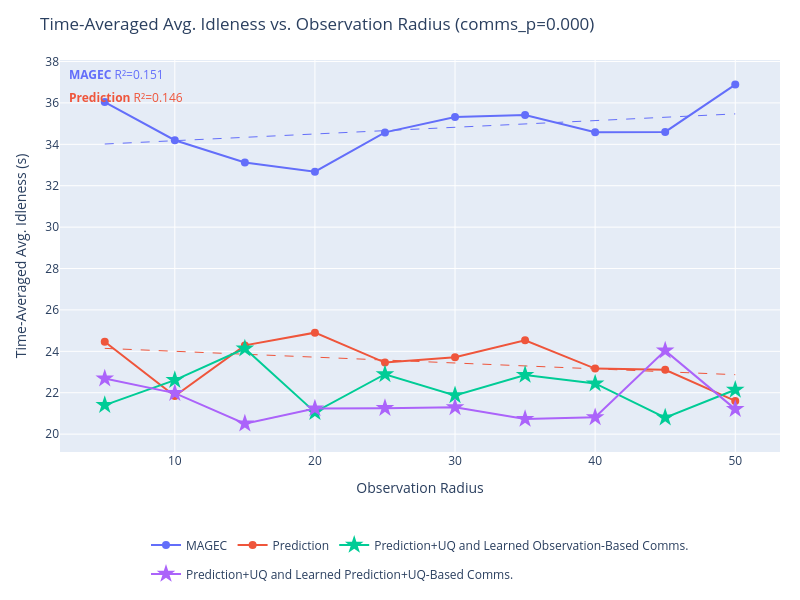
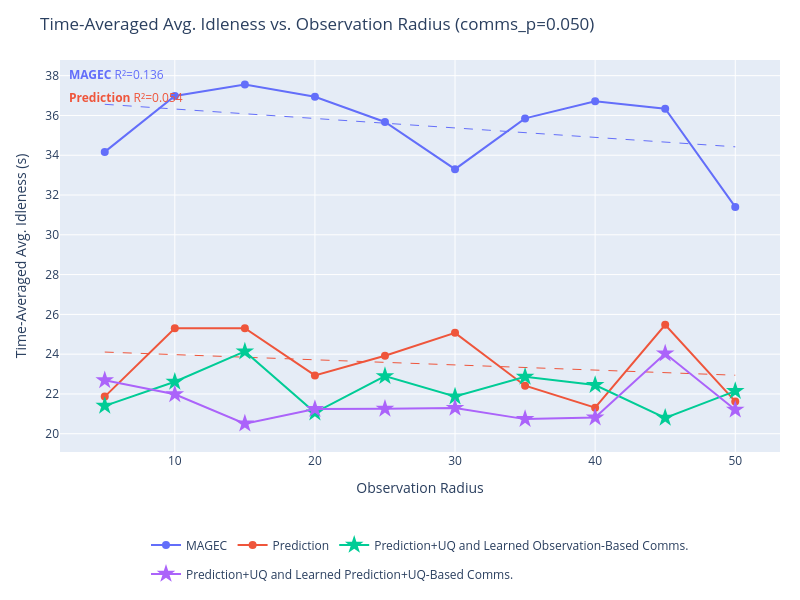
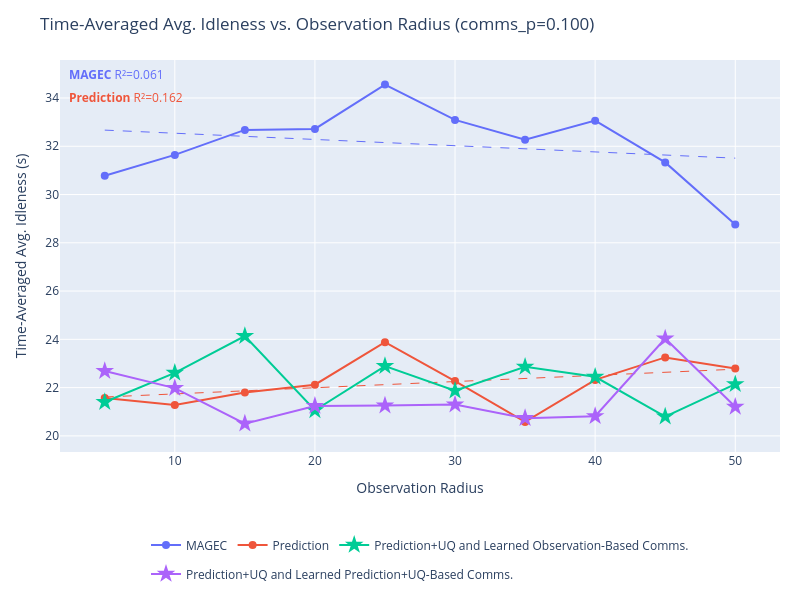
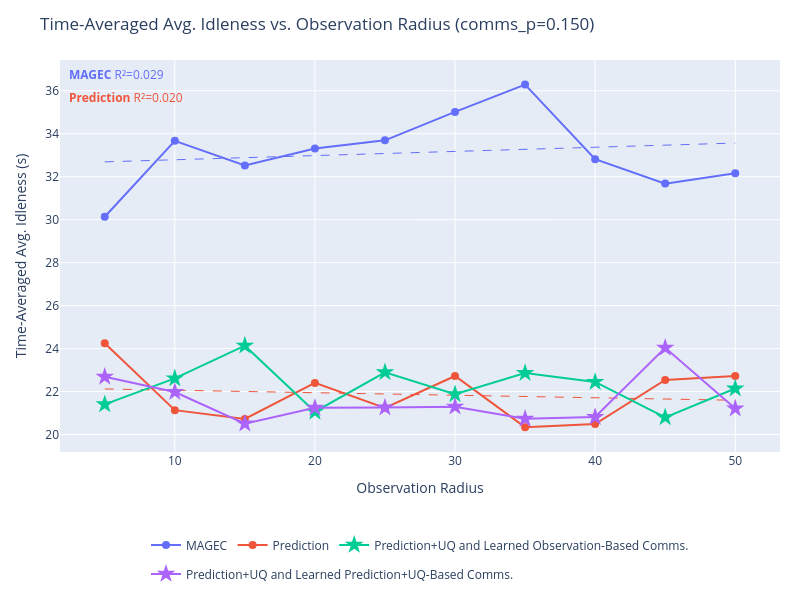

Notebook source saved alongside these figures, in order:
### Markdown cell above
## Idleness vs. Observation Radius

### Code cell
import plotly.graph_objects as go
import plotly.express as px
import numpy as np

# SERIES_TO_PLOT = {"Learned Comms. + Prediction + UQ", "MAGEC"}
SERIES_TO_PLOT = None # Plot all

series_colors = {s: c for s, c in zip(output, px.colors.qualitative.Plotly)}


def get_requests(data):
    """Total communication requests per episode (mean over episodes)."""
    r = np.array(data['communication']['requests_made'][...])
    return float(np.mean(r.reshape(r.shape[0], -1).sum(axis=1)))


def get_idleness_mean(data):
    """Time-averaged avg. idleness, mean over episodes."""
    return float(np.mean(data['avg_idleness']))


def fit_ols_trendline(xs, ys):
    """
    Fit an OLS linear trendline y = a*x + b.
    Returns (x_smooth, y_smooth, r2).
    """
    xs, ys = np.array(xs, dtype=float), np.array(ys, dtype=float)
    coeffs = np.polyfit(xs, ys, 1)
    x_smooth = np.linspace(xs.min(), xs.max(), 200)
    y_smooth = np.polyval(coeffs, x_smooth)
    y_pred = np.polyval(coeffs, xs)
    ss_res = np.sum((ys - y_pred) ** 2)
    ss_tot = np.sum((ys - ys.mean()) ** 2)
    r2 = 1.0 - ss_res / ss_tot if ss_tot > 0 else float('nan')
    return x_smooth, y_smooth, r2


for comms_p in comms_probabilities:
    fig = go.Figure()
    r2_annotations = []

    for series in output:
        if SERIES_TO_PLOT is not None and series not in SERIES_TO_PLOT:
            continue

        color = series_colors.get(series, '#888888')
        all_exps = list(output[series].keys())

        # Swept experiments: encoded as obs_radius_X_comms_Y, filtered to this comms_p
        swept_exps = sorted(
            [e for e in all_exps if f"_comms_{comms_p:.3f}" in e],
            key=lambda e: float(e.split("obs_radius_")[1].split("_comms_")[0])
        )
        # Fixed (learned comms) experiments: encoded as obs_radius_X only
        fixed_exps = sorted(
            [e for e in all_exps if "_comms_" not in e],
            key=lambda e: float(e.split("obs_radius_")[1])
        )

        if swept_exps:
            xs = [float(e.split("obs_radius_")[1].split("_comms_")[0]) for e in swept_exps]
            ys = [get_idleness_mean(output[series][e]) for e in swept_exps]

            fig.add_trace(go.Scatter(
                x=xs,
                y=ys,
                mode='lines+markers',
                name=series,
                line=dict(color=color),
                marker=dict(color=color, size=8),
                legendgroup=series,
                hovertemplate=[
                    f"{series}<br>obs_radius={r:.1f}<br>idleness=%{{y:.4f}}<extra></extra>"
                    for r in xs
                ],
            ))

            # OLS trendline
            if len(xs) >= 2:
                x_trend, y_trend, r2 = fit_ols_trendline(xs, ys)
                fig.add_trace(go.Scatter(
                    x=x_trend,
                    y=y_trend,
                    mode='lines',
                    name=f"{series} (fit)",
                    line=dict(color=color, dash='dash', width=1),
                    legendgroup=series,
                    showlegend=False,
                    hoverinfo='skip',
                ))
                r2_annotations.append(
                    dict(
                        text=f"<b>{series}</b> R²={r2:.3f}",
                        xref='paper', yref='paper',
                        x=0.01,
                        y=0.99 - len(r2_annotations) * 0.06,
                        xanchor='left', yanchor='top',
                        showarrow=False,
                        font=dict(color=color, size=12),
                    )
                )

        if fixed_exps:
            xs_f = [float(e.split("obs_radius_")[1]) for e in fixed_exps]
            ys_f = [get_idleness_mean(output[series][e]) for e in fixed_exps]
            fig.add_trace(go.Scatter(
                x=xs_f,
                y=ys_f,
                mode='lines+markers',
                name=series,
                line=dict(color=color),
                marker=dict(color=color, size=14, symbol='star'),
                legendgroup=series,
                showlegend=len(swept_exps) == 0,
                hovertemplate=f"{series}<br>obs_radius=%{{x:.1f}}<br>idleness=%{{y:.4f}}<extra></extra>",
            ))

    fig.update_layout(
        title=f"Time-Averaged Avg. Idleness vs. Observation Radius (comms_p={comms_p:.3f})",
        xaxis_title="Observation Radius",
        yaxis_title="Time-Averaged Avg. Idleness (s)",
        height=600,
        width=800,
        hovermode='closest',
        autosize=True,
        margin=dict(l=60, r=20, t=60, b=120),
        legend=dict(orientation='h', yanchor='top', y=-0.2, xanchor='center', x=0.5),
        annotations=r2_annotations,
    )
    fig.show()

### Figure 1 — Plotly figure (JSON) as saved in the notebook; plotly's stock layout.template omitted (floating-point values rounded to 4 significant figures; data arrays with more than 128 entries replaced by an {"elided": "..."} marker saying what was removed)
{"data": [{"hovertemplate": ["MAGEC<br>obs_radius=5.0<br>idleness=%{y:.4f}<extra></extra>", "MAGEC<br>obs_radius=10.0<br>idleness=%{y:.4f}<extra></extra>", "MAGEC<br>obs_radius=15.0<br>idleness=%{y:.4f}<extra></extra>", "MAGEC<br>obs_radius=20.0<br>idleness=%{y:.4f}<extra></extra>", "MAGEC<br>obs_radius=25.0<br>idleness=%{y:.4f}<extra></extra>", "MAGEC<br>obs_radius=30.0<br>idleness=%{y:.4f}<extra></extra>", "MAGEC<br>obs_radius=35.0<br>idleness=%{y:.4f}<extra></extra>", "MAGEC<br>obs_radius=40.0<br>idleness=%{y:.4f}<extra></extra>", "MAGEC<br>obs_radius=45.0<br>idleness=%{y:.4f}<extra></extra>", "MAGEC<br>obs_radius=50.0<br>idleness=%{y:.4f}<extra></extra>"], "legendgroup": "MAGEC", "line": {"color": "#636EFA"}, "marker": {"color": "#636EFA", "size": 8}, "mode": "lines+markers", "name": "MAGEC", "type": "scatter", "x": [5, 10, 15, 20, 25, 30, 35, 40, 45, 50], "y": [36.04, 34.2, 33.13, 32.68, 34.58, 35.32, 35.42, 34.58, 34.6, 36.89]}, {"hoverinfo": "skip", "legendgroup": "MAGEC", "line": {"color": "#636EFA", "dash": "dash", "width": 1}, "mode": "lines", "name": "MAGEC (fit)", "showlegend": false, "type": "scatter", "x": {"elided": "200 float values"}, "y": {"elided": "200 float values"}}, {"hovertemplate": ["Prediction<br>obs_radius=5.0<br>idleness=%{y:.4f}<extra></extra>", "Prediction<br>obs_radius=10.0<br>idleness=%{y:.4f}<extra></extra>", "Prediction<br>obs_radius=15.0<br>idleness=%{y:.4f}<extra></extra>", "Prediction<br>obs_radius=20.0<br>idleness=%{y:.4f}<extra></extra>", "Prediction<br>obs_radius=25.0<br>idleness=%{y:.4f}<extra></extra>", "Prediction<br>obs_radius=30.0<br>idleness=%{y:.4f}<extra></extra>", "Prediction<br>obs_radius=35.0<br>idleness=%{y:.4f}<extra></extra>", "Prediction<br>obs_radius=40.0<br>idleness=%{y:.4f}<extra></extra>", "Prediction<br>obs_radius=45.0<br>idleness=%{y:.4f}<extra></extra>", "Prediction<br>obs_radius=50.0<br>idleness=%{y:.4f}<extra></extra>"], "legendgroup": "Prediction", "line": {"color": "#EF553B"}, "marker": {"color": "#EF553B", "size": 8}, "mode": "lines+markers", "name": "Prediction", "type": "scatter", "x": [5, 10, 15, 20, 25, 30, 35, 40, 45, 50], "y": [24.47, 21.84, 24.29, 24.9, 23.46, 23.71, 24.53, 23.17, 23.11, 21.6]}, {"hoverinfo": "skip", "legendgroup": "Prediction", "line": {"color": "#EF553B", "dash": "dash", "width": 1}, "mode": "lines", "name": "Prediction (fit)", "showlegend": false, "type": "scatter", "x": {"elided": "200 float values"}, "y": {"elided": "200 float values"}}, {"hovertemplate": "Prediction+UQ and Learned Observation-Based Comms.<br>obs_radius=%{x:.1f}<br>idleness=%{y:.4f}<extra></extra>", "legendgroup": "Prediction+UQ and Learned Observation-Based Comms.", "line": {"color": "#00CC96"}, "marker": {"color": "#00CC96", "size": 14, "symbol": "star"}, "mode": "lines+markers", "name": "Prediction+UQ and Learned Observation-Based Comms.", "showlegend": true, "type": "scatter", "x": [5, 10, 15, 20, 25, 30, 35, 40, 45, 50], "y": [21.4, 22.61, 24.14, 21.06, 22.89, 21.87, 22.86, 22.45, 20.8, 22.14]}, {"hovertemplate": "Prediction+UQ and Learned Prediction+UQ-Based Comms.<br>obs_radius=%{x:.1f}<br>idleness=%{y:.4f}<extra></extra>", "legendgroup": "Prediction+UQ and Learned Prediction+UQ-Based Comms.", "line": {"color": "#AB63FA"}, "marker": {"color": "#AB63FA", "size": 14, "symbol": "star"}, "mode": "lines+markers", "name": "Prediction+UQ and Learned Prediction+UQ-Based Comms.", "showlegend": true, "type": "scatter", "x": [5, 10, 15, 20, 25, 30, 35, 40, 45, 50], "y": [22.69, 21.98, 20.51, 21.24, 21.26, 21.3, 20.73, 20.82, 24.04, 21.21]}], "layout": {"annotations": [{"font": {"color": "#636EFA", "size": 12}, "showarrow": false, "text": "<b>MAGEC</b> R²=0.151", "x": 0.01, "xanchor": "left", "xref": "paper", "y": 0.99, "yanchor": "top", "yref": "paper"}, {"font": {"color": "#EF553B", "size": 12}, "showarrow": false, "text": "<b>Prediction</b> R²=0.146", "x": 0.01, "xanchor": "left", "xref": "paper", "y": 0.93, "yanchor": "top", "yref": "paper"}], "autosize": true, "height": 600, "hovermode": "closest", "legend": {"orientation": "h", "x": 0.5, "xanchor": "center", "y": -0.2, "yanchor": "top"}, "margin": {"b": 120, "l": 60, "r": 20, "t": 60}, "title": {"text": "Time-Averaged Avg. Idleness vs. Observation Radius (comms_p=0.000)"}, "width": 800, "xaxis": {"title": {"text": "Observation Radius"}}, "yaxis": {"title": {"text": "Time-Averaged Avg. Idleness (s)"}}}}

### Figure 2 — Plotly figure (JSON) as saved in the notebook; plotly's stock layout.template omitted (floating-point values rounded to 4 significant figures; data arrays with more than 128 entries replaced by an {"elided": "..."} marker saying what was removed)
{"data": [{"hovertemplate": ["MAGEC<br>obs_radius=5.0<br>idleness=%{y:.4f}<extra></extra>", "MAGEC<br>obs_radius=10.0<br>idleness=%{y:.4f}<extra></extra>", "MAGEC<br>obs_radius=15.0<br>idleness=%{y:.4f}<extra></extra>", "MAGEC<br>obs_radius=20.0<br>idleness=%{y:.4f}<extra></extra>", "MAGEC<br>obs_radius=25.0<br>idleness=%{y:.4f}<extra></extra>", "MAGEC<br>obs_radius=30.0<br>idleness=%{y:.4f}<extra></extra>", "MAGEC<br>obs_radius=35.0<br>idleness=%{y:.4f}<extra></extra>", "MAGEC<br>obs_radius=40.0<br>idleness=%{y:.4f}<extra></extra>", "MAGEC<br>obs_radius=45.0<br>idleness=%{y:.4f}<extra></extra>", "MAGEC<br>obs_radius=50.0<br>idleness=%{y:.4f}<extra></extra>"], "legendgroup": "MAGEC", "line": {"color": "#636EFA"}, "marker": {"color": "#636EFA", "size": 8}, "mode": "lines+markers", "name": "MAGEC", "type": "scatter", "x": [5, 10, 15, 20, 25, 30, 35, 40, 45, 50], "y": [34.17, 36.98, 37.55, 36.94, 35.67, 33.3, 35.85, 36.72, 36.34, 31.4]}, {"hoverinfo": "skip", "legendgroup": "MAGEC", "line": {"color": "#636EFA", "dash": "dash", "width": 1}, "mode": "lines", "name": "MAGEC (fit)", "showlegend": false, "type": "scatter", "x": {"elided": "200 float values"}, "y": {"elided": "200 float values"}}, {"hovertemplate": ["Prediction<br>obs_radius=5.0<br>idleness=%{y:.4f}<extra></extra>", "Prediction<br>obs_radius=10.0<br>idleness=%{y:.4f}<extra></extra>", "Prediction<br>obs_radius=15.0<br>idleness=%{y:.4f}<extra></extra>", "Prediction<br>obs_radius=20.0<br>idleness=%{y:.4f}<extra></extra>", "Prediction<br>obs_radius=25.0<br>idleness=%{y:.4f}<extra></extra>", "Prediction<br>obs_radius=30.0<br>idleness=%{y:.4f}<extra></extra>", "Prediction<br>obs_radius=35.0<br>idleness=%{y:.4f}<extra></extra>", "Prediction<br>obs_radius=40.0<br>idleness=%{y:.4f}<extra></extra>", "Prediction<br>obs_radius=45.0<br>idleness=%{y:.4f}<extra></extra>", "Prediction<br>obs_radius=50.0<br>idleness=%{y:.4f}<extra></extra>"], "legendgroup": "Prediction", "line": {"color": "#EF553B"}, "marker": {"color": "#EF553B", "size": 8}, "mode": "lines+markers", "name": "Prediction", "type": "scatter", "x": [5, 10, 15, 20, 25, 30, 35, 40, 45, 50], "y": [21.87, 25.31, 25.31, 22.93, 23.92, 25.07, 22.42, 21.31, 25.48, 21.62]}, {"hoverinfo": "skip", "legendgroup": "Prediction", "line": {"color": "#EF553B", "dash": "dash", "width": 1}, "mode": "lines", "name": "Prediction (fit)", "showlegend": false, "type": "scatter", "x": {"elided": "200 float values"}, "y": {"elided": "200 float values"}}, {"hovertemplate": "Prediction+UQ and Learned Observation-Based Comms.<br>obs_radius=%{x:.1f}<br>idleness=%{y:.4f}<extra></extra>", "legendgroup": "Prediction+UQ and Learned Observation-Based Comms.", "line": {"color": "#00CC96"}, "marker": {"color": "#00CC96", "size": 14, "symbol": "star"}, "mode": "lines+markers", "name": "Prediction+UQ and Learned Observation-Based Comms.", "showlegend": true, "type": "scatter", "x": [5, 10, 15, 20, 25, 30, 35, 40, 45, 50], "y": [21.4, 22.61, 24.14, 21.06, 22.89, 21.87, 22.86, 22.45, 20.8, 22.14]}, {"hovertemplate": "Prediction+UQ and Learned Prediction+UQ-Based Comms.<br>obs_radius=%{x:.1f}<br>idleness=%{y:.4f}<extra></extra>", "legendgroup": "Prediction+UQ and Learned Prediction+UQ-Based Comms.", "line": {"color": "#AB63FA"}, "marker": {"color": "#AB63FA", "size": 14, "symbol": "star"}, "mode": "lines+markers", "name": "Prediction+UQ and Learned Prediction+UQ-Based Comms.", "showlegend": true, "type": "scatter", "x": [5, 10, 15, 20, 25, 30, 35, 40, 45, 50], "y": [22.69, 21.98, 20.51, 21.24, 21.26, 21.3, 20.73, 20.82, 24.04, 21.21]}], "layout": {"annotations": [{"font": {"color": "#636EFA", "size": 12}, "showarrow": false, "text": "<b>MAGEC</b> R²=0.136", "x": 0.01, "xanchor": "left", "xref": "paper", "y": 0.99, "yanchor": "top", "yref": "paper"}, {"font": {"color": "#EF553B", "size": 12}, "showarrow": false, "text": "<b>Prediction</b> R²=0.054", "x": 0.01, "xanchor": "left", "xref": "paper", "y": 0.93, "yanchor": "top", "yref": "paper"}], "autosize": true, "height": 600, "hovermode": "closest", "legend": {"orientation": "h", "x": 0.5, "xanchor": "center", "y": -0.2, "yanchor": "top"}, "margin": {"b": 120, "l": 60, "r": 20, "t": 60}, "title": {"text": "Time-Averaged Avg. Idleness vs. Observation Radius (comms_p=0.050)"}, "width": 800, "xaxis": {"title": {"text": "Observation Radius"}}, "yaxis": {"title": {"text": "Time-Averaged Avg. Idleness (s)"}}}}

### Figure 3 — Plotly figure (JSON) as saved in the notebook; plotly's stock layout.template omitted (floating-point values rounded to 4 significant figures; data arrays with more than 128 entries replaced by an {"elided": "..."} marker saying what was removed)
{"data": [{"hovertemplate": ["MAGEC<br>obs_radius=5.0<br>idleness=%{y:.4f}<extra></extra>", "MAGEC<br>obs_radius=10.0<br>idleness=%{y:.4f}<extra></extra>", "MAGEC<br>obs_radius=15.0<br>idleness=%{y:.4f}<extra></extra>", "MAGEC<br>obs_radius=20.0<br>idleness=%{y:.4f}<extra></extra>", "MAGEC<br>obs_radius=25.0<br>idleness=%{y:.4f}<extra></extra>", "MAGEC<br>obs_radius=30.0<br>idleness=%{y:.4f}<extra></extra>", "MAGEC<br>obs_radius=35.0<br>idleness=%{y:.4f}<extra></extra>", "MAGEC<br>obs_radius=40.0<br>idleness=%{y:.4f}<extra></extra>", "MAGEC<br>obs_radius=45.0<br>idleness=%{y:.4f}<extra></extra>", "MAGEC<br>obs_radius=50.0<br>idleness=%{y:.4f}<extra></extra>"], "legendgroup": "MAGEC", "line": {"color": "#636EFA"}, "marker": {"color": "#636EFA", "size": 8}, "mode": "lines+markers", "name": "MAGEC", "type": "scatter", "x": [5, 10, 15, 20, 25, 30, 35, 40, 45, 50], "y": [30.78, 31.64, 32.68, 32.72, 34.56, 33.09, 32.27, 33.06, 31.33, 28.75]}, {"hoverinfo": "skip", "legendgroup": "MAGEC", "line": {"color": "#636EFA", "dash": "dash", "width": 1}, "mode": "lines", "name": "MAGEC (fit)", "showlegend": false, "type": "scatter", "x": {"elided": "200 float values"}, "y": {"elided": "200 float values"}}, {"hovertemplate": ["Prediction<br>obs_radius=5.0<br>idleness=%{y:.4f}<extra></extra>", "Prediction<br>obs_radius=10.0<br>idleness=%{y:.4f}<extra></extra>", "Prediction<br>obs_radius=15.0<br>idleness=%{y:.4f}<extra></extra>", "Prediction<br>obs_radius=20.0<br>idleness=%{y:.4f}<extra></extra>", "Prediction<br>obs_radius=25.0<br>idleness=%{y:.4f}<extra></extra>", "Prediction<br>obs_radius=30.0<br>idleness=%{y:.4f}<extra></extra>", "Prediction<br>obs_radius=35.0<br>idleness=%{y:.4f}<extra></extra>", "Prediction<br>obs_radius=40.0<br>idleness=%{y:.4f}<extra></extra>", "Prediction<br>obs_radius=45.0<br>idleness=%{y:.4f}<extra></extra>", "Prediction<br>obs_radius=50.0<br>idleness=%{y:.4f}<extra></extra>"], "legendgroup": "Prediction", "line": {"color": "#EF553B"}, "marker": {"color": "#EF553B", "size": 8}, "mode": "lines+markers", "name": "Prediction", "type": "scatter", "x": [5, 10, 15, 20, 25, 30, 35, 40, 45, 50], "y": [21.57, 21.28, 21.8, 22.12, 23.88, 22.27, 20.58, 22.32, 23.25, 22.79]}, {"hoverinfo": "skip", "legendgroup": "Prediction", "line": {"color": "#EF553B", "dash": "dash", "width": 1}, "mode": "lines", "name": "Prediction (fit)", "showlegend": false, "type": "scatter", "x": {"elided": "200 float values"}, "y": {"elided": "200 float values"}}, {"hovertemplate": "Prediction+UQ and Learned Observation-Based Comms.<br>obs_radius=%{x:.1f}<br>idleness=%{y:.4f}<extra></extra>", "legendgroup": "Prediction+UQ and Learned Observation-Based Comms.", "line": {"color": "#00CC96"}, "marker": {"color": "#00CC96", "size": 14, "symbol": "star"}, "mode": "lines+markers", "name": "Prediction+UQ and Learned Observation-Based Comms.", "showlegend": true, "type": "scatter", "x": [5, 10, 15, 20, 25, 30, 35, 40, 45, 50], "y": [21.4, 22.61, 24.14, 21.06, 22.89, 21.87, 22.86, 22.45, 20.8, 22.14]}, {"hovertemplate": "Prediction+UQ and Learned Prediction+UQ-Based Comms.<br>obs_radius=%{x:.1f}<br>idleness=%{y:.4f}<extra></extra>", "legendgroup": "Prediction+UQ and Learned Prediction+UQ-Based Comms.", "line": {"color": "#AB63FA"}, "marker": {"color": "#AB63FA", "size": 14, "symbol": "star"}, "mode": "lines+markers", "name": "Prediction+UQ and Learned Prediction+UQ-Based Comms.", "showlegend": true, "type": "scatter", "x": [5, 10, 15, 20, 25, 30, 35, 40, 45, 50], "y": [22.69, 21.98, 20.51, 21.24, 21.26, 21.3, 20.73, 20.82, 24.04, 21.21]}], "layout": {"annotations": [{"font": {"color": "#636EFA", "size": 12}, "showarrow": false, "text": "<b>MAGEC</b> R²=0.061", "x": 0.01, "xanchor": "left", "xref": "paper", "y": 0.99, "yanchor": "top", "yref": "paper"}, {"font": {"color": "#EF553B", "size": 12}, "showarrow": false, "text": "<b>Prediction</b> R²=0.162", "x": 0.01, "xanchor": "left", "xref": "paper", "y": 0.93, "yanchor": "top", "yref": "paper"}], "autosize": true, "height": 600, "hovermode": "closest", "legend": {"orientation": "h", "x": 0.5, "xanchor": "center", "y": -0.2, "yanchor": "top"}, "margin": {"b": 120, "l": 60, "r": 20, "t": 60}, "title": {"text": "Time-Averaged Avg. Idleness vs. Observation Radius (comms_p=0.100)"}, "width": 800, "xaxis": {"title": {"text": "Observation Radius"}}, "yaxis": {"title": {"text": "Time-Averaged Avg. Idleness (s)"}}}}

### Figure 4 — Plotly figure (JSON) as saved in the notebook; plotly's stock layout.template omitted (floating-point values rounded to 4 significant figures; data arrays with more than 128 entries replaced by an {"elided": "..."} marker saying what was removed)
{"data": [{"hovertemplate": ["MAGEC<br>obs_radius=5.0<br>idleness=%{y:.4f}<extra></extra>", "MAGEC<br>obs_radius=10.0<br>idleness=%{y:.4f}<extra></extra>", "MAGEC<br>obs_radius=15.0<br>idleness=%{y:.4f}<extra></extra>", "MAGEC<br>obs_radius=20.0<br>idleness=%{y:.4f}<extra></extra>", "MAGEC<br>obs_radius=25.0<br>idleness=%{y:.4f}<extra></extra>", "MAGEC<br>obs_radius=30.0<br>idleness=%{y:.4f}<extra></extra>", "MAGEC<br>obs_radius=35.0<br>idleness=%{y:.4f}<extra></extra>", "MAGEC<br>obs_radius=40.0<br>idleness=%{y:.4f}<extra></extra>", "MAGEC<br>obs_radius=45.0<br>idleness=%{y:.4f}<extra></extra>", "MAGEC<br>obs_radius=50.0<br>idleness=%{y:.4f}<extra></extra>"], "legendgroup": "MAGEC", "line": {"color": "#636EFA"}, "marker": {"color": "#636EFA", "size": 8}, "mode": "lines+markers", "name": "MAGEC", "type": "scatter", "x": [5, 10, 15, 20, 25, 30, 35, 40, 45, 50], "y": [30.14, 33.67, 32.52, 33.31, 33.69, 35.01, 36.29, 32.81, 31.68, 32.17]}, {"hoverinfo": "skip", "legendgroup": "MAGEC", "line": {"color": "#636EFA", "dash": "dash", "width": 1}, "mode": "lines", "name": "MAGEC (fit)", "showlegend": false, "type": "scatter", "x": {"elided": "200 float values"}, "y": {"elided": "200 float values"}}, {"hovertemplate": ["Prediction<br>obs_radius=5.0<br>idleness=%{y:.4f}<extra></extra>", "Prediction<br>obs_radius=10.0<br>idleness=%{y:.4f}<extra></extra>", "Prediction<br>obs_radius=15.0<br>idleness=%{y:.4f}<extra></extra>", "Prediction<br>obs_radius=20.0<br>idleness=%{y:.4f}<extra></extra>", "Prediction<br>obs_radius=25.0<br>idleness=%{y:.4f}<extra></extra>", "Prediction<br>obs_radius=30.0<br>idleness=%{y:.4f}<extra></extra>", "Prediction<br>obs_radius=35.0<br>idleness=%{y:.4f}<extra></extra>", "Prediction<br>obs_radius=40.0<br>idleness=%{y:.4f}<extra></extra>", "Prediction<br>obs_radius=45.0<br>idleness=%{y:.4f}<extra></extra>", "Prediction<br>obs_radius=50.0<br>idleness=%{y:.4f}<extra></extra>"], "legendgroup": "Prediction", "line": {"color": "#EF553B"}, "marker": {"color": "#EF553B", "size": 8}, "mode": "lines+markers", "name": "Prediction", "type": "scatter", "x": [5, 10, 15, 20, 25, 30, 35, 40, 45, 50], "y": [24.25, 21.14, 20.72, 22.4, 21.24, 22.73, 20.34, 20.49, 22.54, 22.73]}, {"hoverinfo": "skip", "legendgroup": "Prediction", "line": {"color": "#EF553B", "dash": "dash", "width": 1}, "mode": "lines", "name": "Prediction (fit)", "showlegend": false, "type": "scatter", "x": {"elided": "200 float values"}, "y": {"elided": "200 float values"}}, {"hovertemplate": "Prediction+UQ and Learned Observation-Based Comms.<br>obs_radius=%{x:.1f}<br>idleness=%{y:.4f}<extra></extra>", "legendgroup": "Prediction+UQ and Learned Observation-Based Comms.", "line": {"color": "#00CC96"}, "marker": {"color": "#00CC96", "size": 14, "symbol": "star"}, "mode": "lines+markers", "name": "Prediction+UQ and Learned Observation-Based Comms.", "showlegend": true, "type": "scatter", "x": [5, 10, 15, 20, 25, 30, 35, 40, 45, 50], "y": [21.4, 22.61, 24.14, 21.06, 22.89, 21.87, 22.86, 22.45, 20.8, 22.14]}, {"hovertemplate": "Prediction+UQ and Learned Prediction+UQ-Based Comms.<br>obs_radius=%{x:.1f}<br>idleness=%{y:.4f}<extra></extra>", "legendgroup": "Prediction+UQ and Learned Prediction+UQ-Based Comms.", "line": {"color": "#AB63FA"}, "marker": {"color": "#AB63FA", "size": 14, "symbol": "star"}, "mode": "lines+markers", "name": "Prediction+UQ and Learned Prediction+UQ-Based Comms.", "showlegend": true, "type": "scatter", "x": [5, 10, 15, 20, 25, 30, 35, 40, 45, 50], "y": [22.69, 21.98, 20.51, 21.24, 21.26, 21.3, 20.73, 20.82, 24.04, 21.21]}], "layout": {"annotations": [{"font": {"color": "#636EFA", "size": 12}, "showarrow": false, "text": "<b>MAGEC</b> R²=0.029", "x": 0.01, "xanchor": "left", "xref": "paper", "y": 0.99, "yanchor": "top", "yref": "paper"}, {"font": {"color": "#EF553B", "size": 12}, "showarrow": false, "text": "<b>Prediction</b> R²=0.020", "x": 0.01, "xanchor": "left", "xref": "paper", "y": 0.93, "yanchor": "top", "yref": "paper"}], "autosize": true, "height": 600, "hovermode": "closest", "legend": {"orientation": "h", "x": 0.5, "xanchor": "center", "y": -0.2, "yanchor": "top"}, "margin": {"b": 120, "l": 60, "r": 20, "t": 60}, "title": {"text": "Time-Averaged Avg. Idleness vs. Observation Radius (comms_p=0.150)"}, "width": 800, "xaxis": {"title": {"text": "Observation Radius"}}, "yaxis": {"title": {"text": "Time-Averaged Avg. Idleness (s)"}}}}
